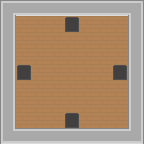

A level layout from a 2D game, rendered from its tile map. Below: a short description, then the map file with its tile-grid data intact:
An orthogonal 9x9 tile map with 16x16 px tiles, 3 tile layers (wall, road, goal) and 9 objects (4x wall, 4x goal, agent).

<map version="1.8" tiledversion="1.8.2" orientation="orthogonal" renderorder="right-down" width="9" height="9" tilewidth="16" tileheight="16" infinite="0" nextlayerid="7" nextobjectid="10">
 <tileset firstgid="1" source="roguelike_16x16.tsx" />
 <layer id="1" name="wall" width="9" height="9">
  <data encoding="csv">
708,706,706,706,706,706,706,706,709,
764,0,0,0,0,0,0,0,764,
764,0,0,0,0,0,0,0,764,
764,0,0,0,0,0,0,0,764,
764,0,0,0,965,0,0,0,764,
764,0,0,0,0,0,0,0,764,
764,0,0,0,0,0,0,0,764,
764,0,0,0,0,0,0,0,764,
765,706,706,706,706,706,706,706,766
</data>
 </layer>
 <layer id="2" name="road" width="9" height="9">
  <data encoding="csv">
0,0,0,0,0,0,0,0,0,
0,124,124,124,124,124,124,124,0,
0,124,124,124,124,124,124,124,0,
0,124,124,124,124,124,124,124,0,
0,124,124,124,124,124,124,124,0,
0,124,124,124,124,124,124,124,0,
0,124,124,124,124,124,124,124,0,
0,124,124,124,124,124,124,124,0,
0,0,0,0,0,0,0,0,0
</data>
 </layer>
 <layer id="4" name="goal" width="9" height="9">
  <data encoding="csv">
0,0,0,0,0,0,0,0,0,
0,0,0,0,151,0,0,0,0,
0,0,0,0,0,0,0,0,0,
0,0,0,0,0,0,0,0,0,
0,151,0,0,0,0,0,151,0,
0,0,0,0,0,0,0,0,0,
0,0,0,0,0,0,0,0,0,
0,0,0,0,151,0,0,0,0,
0,0,0,0,0,0,0,0,0
</data>
 </layer>
 <objectgroup id="3" name="wall">
  <object id="1" name="wall" type="wall" x="0" y="16" width="16" height="128" />
  <object id="2" name="wall" type="wall" x="16" y="128" width="128" height="16" />
  <object id="3" name="wall" type="wall" x="128" y="0" width="16" height="128" />
  <object id="4" name="wall" type="wall" x="0" y="0" width="128" height="16" />
 </objectgroup>
 <objectgroup id="5" name="agent">
  <object id="5" name="agent" type="agent" x="64" y="64" width="16" height="16" />
 </objectgroup>
 <objectgroup id="6" name="goal" visible="0">
  <object id="6" name="goal" type="goal" x="112" y="64" width="16" height="16" visible="0">
   <properties>
    <property name="direction" value="east" />
   </properties>
  </object>
  <object id="7" name="goal" type="goal" x="64" y="16" width="16" height="16" visible="0">
   <properties>
    <property name="direction" value="north" />
   </properties>
  </object>
  <object id="8" name="goal" type="goal" x="16" y="64" width="16" height="16" visible="0">
   <properties>
    <property name="direction" value="west" />
   </properties>
  </object>
  <object id="9" name="goal" type="goal" x="64" y="112" width="16" height="16" visible="0">
   <properties>
    <property name="direction" value="south" />
   </properties>
  </object>
 </objectgroup>
</map>
